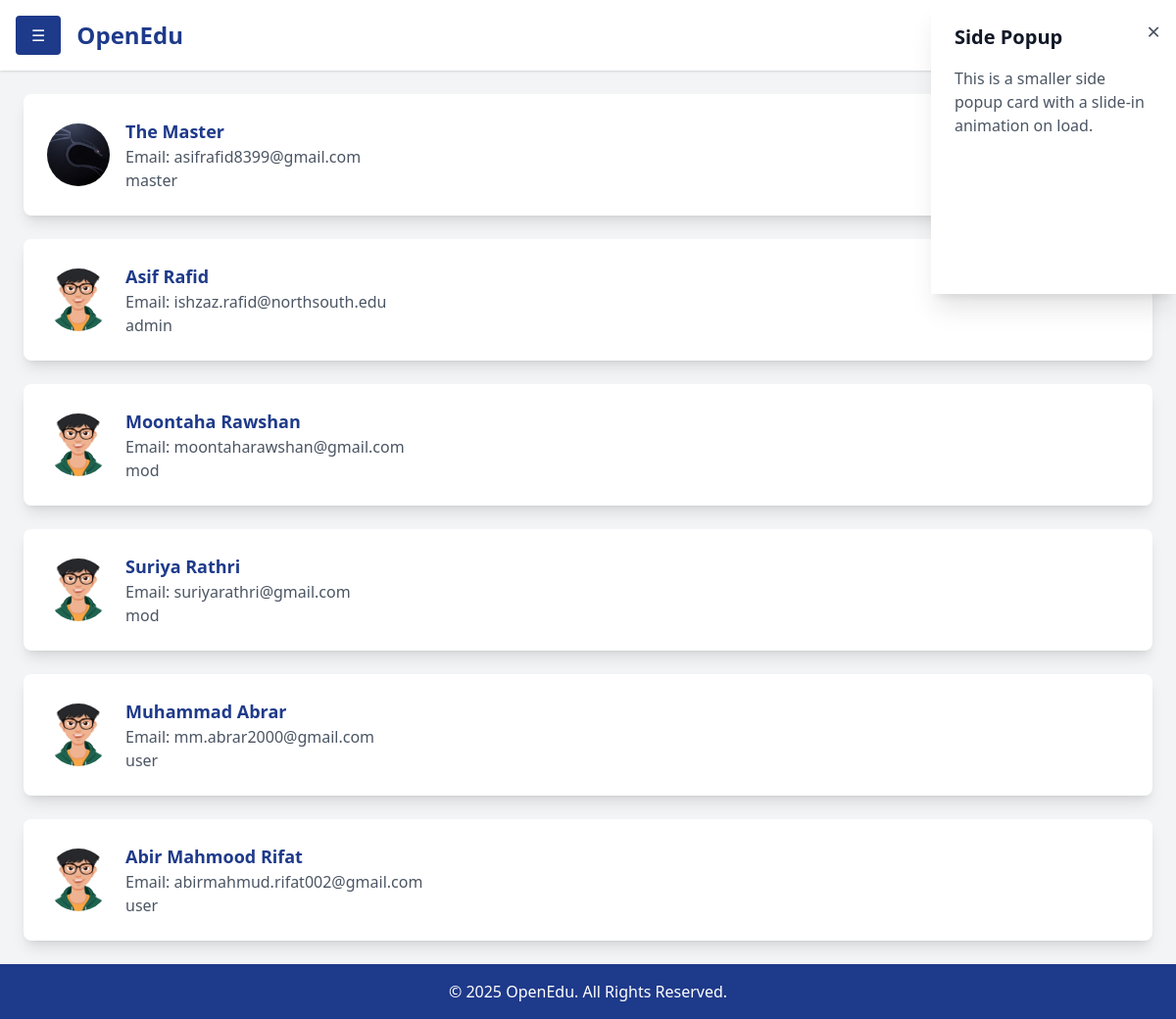
The app's page /students (signed in) with its own data.
### accounts/models.py (models this page shows, shortened)
class User(AbstractUser):
    contact = models.CharField(max_length=15, blank=True, null=True)
    profilepicture = models.ImageField(upload_to='images/profilepictures', blank=True, null=True,default='images/profilepictures/rafid1.jpg')
    role=models.TextField(default='user')
    course=models.IntegerField(default=-1)
    department=models.IntegerField(default=-1)
    groups = models.ManyToManyField(
        'auth.Group',
        related_name='custom_user_set',
        blank=True
    )
    user_permissions = models.ManyToManyField(
        'auth.Permission',
        related_name='custom_user_permissions_set',
        blank=True
    )

### home/views.py (the view)
# urls.py: path('students', students, name='students'),
@login_required
def students(request):
    users=User.objects.all()
    context={'name':request.user.username,'users':users}
    return render(request,"pages/students.html",context)

### home/templates/pages/students.html
{% extends 'dashboard.html' %} {%block content %}
<div class="p-6 flex-grow">
  <div class="space-y-6">
    {%for user in users%}
    <div
      class="flex items-center bg-white p-6 rounded-lg shadow-lg hover:shadow-xl transition duration-300 transform hover:scale-105"
    >
      <div class="w-16 h-16 mr-4">
        <img
          src="{{user.profilepicture.url}}"
          class="w-full h-full rounded-full object-cover"
        />
      </div>
      <div>
        <h3 class="text-lg font-semibold text-blue-900">
          {{user.first_name}} {{user.last_name}}
        </h3>
        <p class="text-gray-600">Email: {{user.email}}</p>
        <p class="text-gray-600">{{user.role}}</p>
      </div>
    </div>
    {%endfor%}
  </div>
</div>
{%endblock%}

### records on screen
User: profilepicture (picture), first_name "The", last_name "Master", email "asifrafid8399@gmail.com", role "master"
User: profilepicture (picture), first_name "Asif", last_name "Rafid", email "ishzaz.rafid@northsouth.edu", role "admin"
User: profilepicture (picture), first_name "Moontaha", last_name "Rawshan", email "moontaharawshan@gmail.com", role "mod"
User: profilepicture (picture), first_name "Suriya", last_name "Rathri", email "suriyarathri@gmail.com", role "mod"
User: profilepicture (picture), first_name "Muhammad", last_name "Abrar", email "mm.abrar2000@gmail.com", role "user"
User: profilepicture (picture), first_name "Abir Mahmood", last_name "Rifat", email "abirmahmud.rifat002@gmail.com", role "user"
